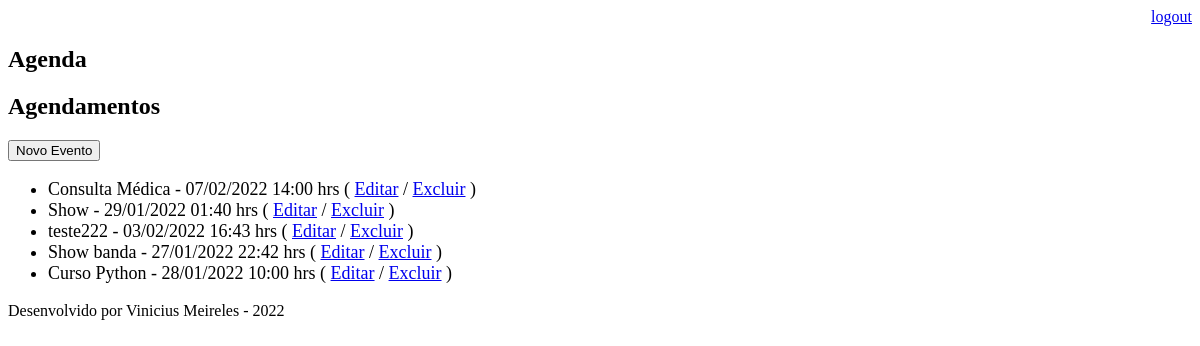
The page /agenda/ (signed in) on the database as committed earlier.
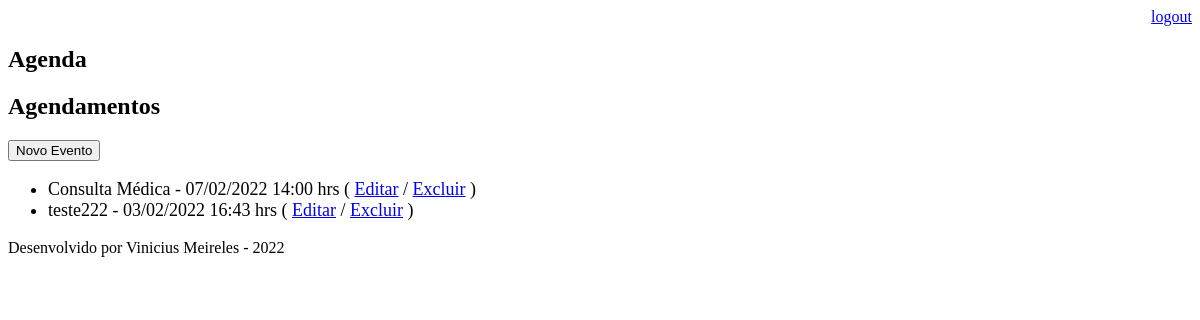
The same page on the database as committed later.
### core/models.py (models this page shows, shortened)
class Evento(models.Model):
    titulo = models.CharField(max_length=100)
    descricao = models.TextField(blank=True, null=True)
    data_evento = models.DateTimeField(verbose_name='Data do Evento')
    data_criacao = models.DateTimeField(auto_now=True) #insere a hora atual no campo
    usuario = models.ForeignKey(User, on_delete=models.CASCADE) #usuario com atributo de chave estrangeira
    class Meta:
        db_table = 'evento' #table passara a ser chamar 'evento'
    def get_data_evento(self):
        return self.data_evento.strftime('%d/%m/%Y %H:%M hrs')    #formatar a data e hora evento para o padrao brasileiro (D/M/Y h:m)
    def get_evento_atrasado(self):
        if self.data_evento < datetime.now():
            return True
        else:
            return False

### core/views.py (the view)
# urls.py: path('agenda/', views.lista_eventos),
@login_required(login_url = '/login/')
def lista_eventos(request):
   usuario = request.user
   data_atual = datetime.now() - timedelta(hours=1)
   evento = Evento.objects.filter(usuario=usuario,
                                 data_evento__gt=data_atual)
   dados = {'eventos': evento}
   return render(request, 'agenda.html', dados)    #redirecionar para a pagina agenda.html

### templates/agenda.html (shortened to what this page needs)
{% extends "model-page.html" %}
{% block content %}
    <h2>Agendamentos</h2>
    <a href="evento/"><button>Novo Evento</button></a>
    <ul style="font-size: 18px">
        {% for evento in eventos %}
            <li>
                <div style:>
                    {{ evento.titulo }} - {{ evento.get_data_evento }}
                    ( <a href="evento/?id={{ evento.id }}">Editar</a>
                    / <a href="evento/delete/{{ evento.id }}">Excluir</a> )
                </div>
            </li>
            {% endfor %}
    </ul>
{% endblock %}

Rows that differ between the two databases and show on the page:
no longer on this page (row edited): Evento: titulo "Show", get_data_evento "29/01/2022 01:40 hrs"
no longer on this page (row edited): Evento: titulo "Show banda", get_data_evento "27/01/2022 22:42 hrs"
removed Evento: titulo "Curso Python", get_data_evento "28/01/2022 10:00 hrs"
